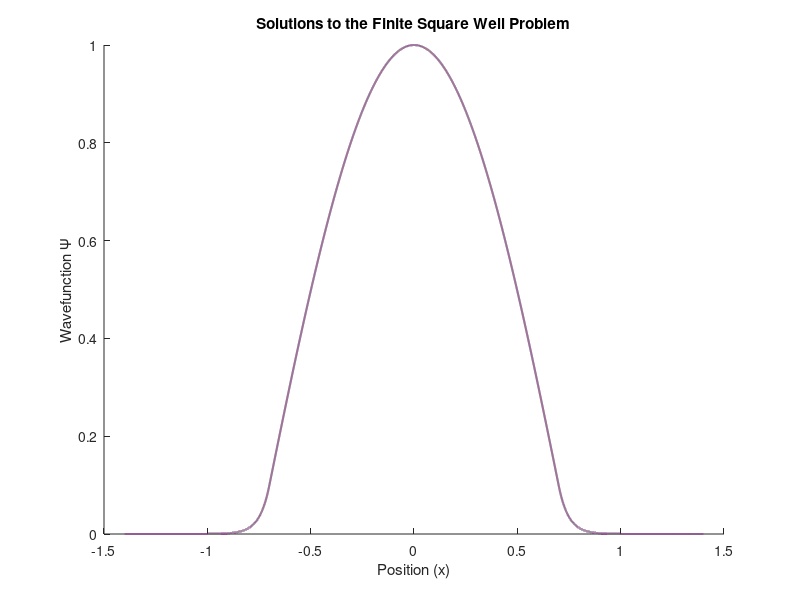

MATLAB code to generate this figure: (Note: this script raises an error after producing the figure.)
% Solutions to the Square Well 
% plots the lowest solutions to the square well
% potential and wave functions 
close all; clear; clc;

% Plot the potential and the wave functions of these solutions
% Pick one unknown value, for instance, D to be equal to 1
a = 0.7;        % units: nm
m = 1.0;        % units: e_m (mass of an electron)
V0 = 17;        % units: ev 

% see finite_square_well_energies.m (modified) for calculations  
E1 = 0.1683; % EVEN 
E2 = 0.6727; % ODD 

% colors--why not! 
palatinate_purple = 1/255*[104,45,99];
english_lavender = 1/255*[189,139,156];
platinum = 1/255*[232,233,233];
dark_slate_blue = 1/255*[65,66,136];
old_mauve =  1/255*[112,61,87];
russian_green = 1/255*[92,148,110];
metal = 1/255*[42,45,52];

% initialization
hbar2 = 0.076199682; % m_e Ev nm^2 
k1 = sqrt(2*m*E1/hbar2); 
k2 = sqrt(2*m*E2/hbar2); 
mu1 = sqrt(2*m*(V0-E1)/hbar2); 
mu2 = sqrt(2*m*(V0-E2)/hbar2);  

% create the intervals for each region 
xl = linspace(-2*a,-a,1e4); 
xm = linspace(-a,a,1e4); 
xr = linspace(a,2*a,1e4); 

% setup 
set(gcf,'OuterPosition', get(0,'Screensize') );
disp("Wave Function for Finite Square Well Ψ"); 

% Unknowns 
B = 1; 
A1 = 1;
A2 = -.5;

% Boundary Conditions
D1 = cos(k1*a)/exp(-mu1*a);
D2 = (cos(k1*a)/exp(-mu2*a));

% EVEN E1 (1st)
psi1l = D1*exp(mu1*(xl)); 
psi1m = A1*cos(k1*xm); 
psi1r = D1*exp(-mu1*(xr)); % D1 = F 

% ODD E2 (2nd) 
psi2l = D2*exp(mu2*(xl));
psi2m = A2*sin(k2*xm);
psi2r = -D2*exp(-mu2*(xr)); % D2 = F 

hold on 
% Plotting Ψ as a Function of Position in the Well 
plot(xl,psi1l,'Color',palatinate_purple,'LineWidth',1.5)
plot(xm,psi1m,'Color',palatinate_purple,'LineWidth',1.5)
plot(xr,psi1r,'Color',palatinate_purple,'LineWidth',1.5)
ylabel("Wavefunction Ψ")
title("Solutions to the Finite Square Well Problem") 
xlabel("Position (x)") 
xline(a,'LineWidth',2,'Color',metal); 
xline(-a,'LineWidth',2,'Color',metal); 
ylim([-1.5 1.5])
xlim([-1.3 1.3]) 
set(gca,'FontSize',16)
plot(xl,psi2l,'Color',english_lavender,'LineWidth',1.5)
plot(xm,psi2m,'Color',english_lavender,'LineWidth',1.5)
plot(xr,psi2r,'Color',english_lavender,'LineWidth',1.5)

%{
% Graphing the Potential 
% Potential for E1
%} 

en1 = E1; 
mat = [xl, xm, xr]; 
mat2 = [];
i = 0;
lin = -2*a:0.0001:2*a; 
for n=-2*a:0.0001:2*a 
    i = i + 1; 
    if mat(i) < -a % left region -2*a to (-a) 
        mat2 = [mat2,V0]; 
    elseif mat(i) >= -a & mat(i) <= a % middle region -a to a 
        mat2 = [mat2,en1];
    else  % right region 
        mat2 = [mat2,V0];        
    end
end

figure
subplot(2,1,1);
yline(E1,'-.','LineWidth',1,'Color',english_lavender)
hold on; 
plot(lin,mat2,'Color',metal);
text(1.3/2,E1+1.3,'E1 = 0.6964') %E1 = 0.1920; 
xlim([-1.3 1.3]) 
ylim([-3 20])
title("Potential Graph for a Solution to Finite Square Well Problem (E1)") 
xlabel("Position (x)")
ylabel("Energy (eV)") 

% Potential for E2
en2 = E2; 
mat = [xl, xm, xr]; 
mat2 = [];
i = 0;
lin = -2*a:0.0001:2*a; 
for n=-2*a:0.0001:2*a 
    i = i + 1; 
    if mat(i) < -a % left region -2*a to (-a) 
        mat2 = [mat2,V0]; 
    elseif mat(i) >= -a & mat(i) <= a % middle region -a to a
        mat2 = [mat2,en2];
    else  % right region a to 2*a 
        mat2 = [mat2,V0];        
    end
end

subplot(2,1,2);
yline(E2,'-.','LineWidth',1,'Color',english_lavender)
hold on; 
plot(lin,mat2,'Color',metal);
lp = linspace(-2*a,-a,10^4);
rp = linspace(-3,20,10^4);
hold on;
text(1.3/2,E2+1.3,'E2 = 0.6964') 
xlim([-1.3 1.3]) 
ylim([-3 20])
title("Potential Graph for a Solution to Finite Square Well Problem (E2)") 
xlabel("Position (x)")
ylabel("Energy (eV)") 
